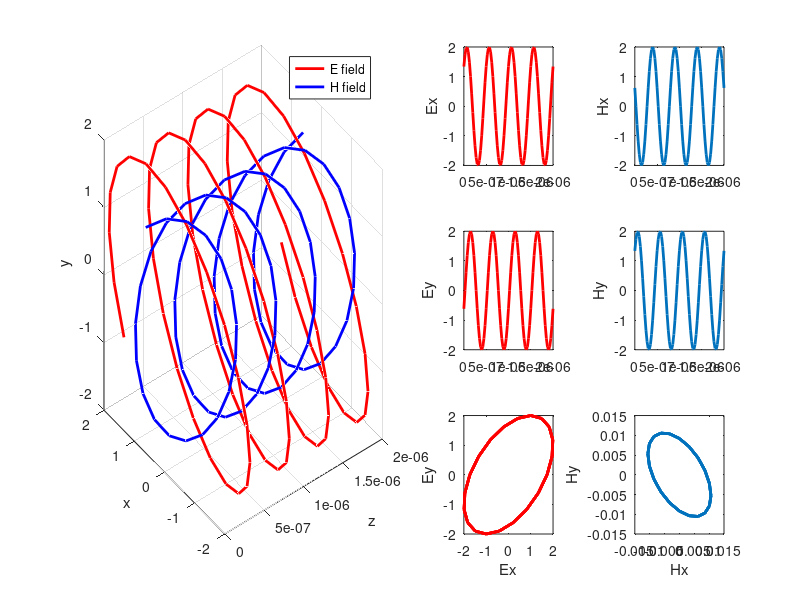

MATLAB code for this plot:
function TEM_Polarized( )
 
%% Function: Simulate polarized TEM waves  
%  Parameters: f: frequency in Hz
%              Ex0: amplitude of Ex component 
%              Ey0: amplitude of Ey component 
%              phi: phase difference between the Ex and Ey components  
%              mu_r, epsilon_r: relative permittivity and permeability of the material 
%              t: time of interest  
 
%% Initialize parameters 
Ex0 = 2; 
Ey0 = 2; 
phi = pi/3; 
 
% The type is elliptical

f = 10^6;
omega = 2*pi*f;
T = 2*pi/omega;
t = 2*T/15; 
 
epsilon_r = 4; 
mu_r = 1; 
 
%% Wave parameters 
c = 3*10^8;
k = omega*sqrt(mu_r*epsilon_r);      % Propagation constant 
alpha = -imag(k);                               % Attenuation constant 
beta = real(k);                                    % Phase constant 
lambda = 2*pi/beta;
V_p = c/sqrt(mu_r*epsilon_r);        % Phase velocity  
eta=377*sqrt(mu_r/epsilon_r);        % Wave impedance 
scaleH = abs(eta);                             % Only for visualization          
 
%% Compute and plot the field components  
z=[0:lambda/20:4*lambda]';                                               % Grid points on z axis 
Ex=zeros(size(z)); Ey=zeros(size(z)); Ez=zeros(size(z));    % Initialization 
Sx=zeros(size(z)); Sy=zeros(size(z)); Sz=zeros(size(z));
Ex = Ex0*exp(-alpha*z).*cos(omega*t-beta*z);                    % Ex component 
Hy = Ex0/eta*exp(-alpha*z).*cos(omega*t-beta*z);             % Hy component 
Ey = Ey0*exp(-alpha*z).*cos(omega*t-beta*z+phi);            % Ey component    
Hx = -Ey0/eta*exp(-alpha*z).*cos(omega*t-beta*z+phi);    % Hx component 
 
Sz = 1/eta*(abs(Ex.^2)+abs(Ey.^2));                                  % Power density 
figure('units','normalized','outerposition',[0 0 1 1])
 
subplot(3,4,[1,2,5,6,9,10]);
plot3(z, Ex, Ey,'r', 'linewidth',2)                                     % Plot the E field using plot3  
hold on 
plot3(z, scaleH*Hx, scaleH*Hy,'b', 'linewidth',2)           % Plot the H field using plot3 with scaling   
hold on 
% arrow3([z zeros(size(z)) zeros(size(z)) ], [z Ex Ey ])       % Plot the E field using arrow3   
% arrow3([z zeros(size(z)) zeros(size(z)) ], [z scaleH*Hx scaleH*Hy ]) % Plot the H field using arrow3 with scaling 
legend('E field', 'H field'); grid on; xlabel('z'); ylabel('x'); zlabel('y')
 
subplot(3,4,3);plot(z, Ex, 'r', 'linewidth',2); ylabel('Ex')                % Plot Ex only  
subplot(3,4,7);plot(z, Ey, 'r','linewidth',2); ylabel('Ey')                 % Plot Ey only 
subplot(3,4,11);plot(Ex, Ey, 'r', 'linewidth',2); xlabel('Ex'); ylabel('Ey') % Plot (Ex, Ey) to see the polarization type  
subplot(3,4,4);plot(z, scaleH*Hx, 'linewidth',2); ylabel('Hx');       % Plot Hx only with scaling   
subplot(3,4,8);plot(z, scaleH*Hy, 'linewidth',2); ylabel('Hy');      % Plot Hy only with scaling 
subplot(3,4,12);plot(Hx, Hy, 'linewidth',2); xlabel('Hx'); ylabel('Hy')% Plot (Hx, Hy) to see the polarization type 